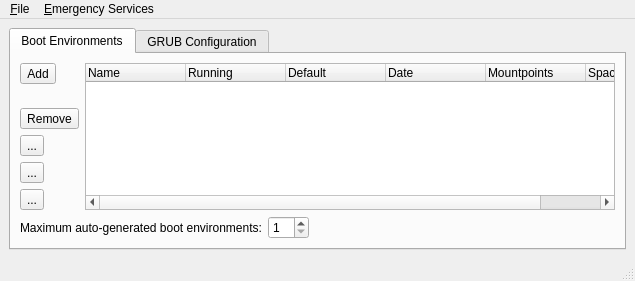
<?xml version="1.0" encoding="UTF-8"?>
<ui version="4.0">
 <class>mainUI</class>
 <widget class="QMainWindow" name="mainUI">
  <property name="geometry">
   <rect>
    <x>0</x>
    <y>0</y>
    <width>635</width>
    <height>281</height>
   </rect>
  </property>
  <property name="windowTitle">
   <string>PC-BSD Bootup Configuration</string>
  </property>
  <property name="windowIcon">
   <iconset resource="pc-bootconfig.qrc">
    <normaloff>:/pc-bootconfig.png</normaloff>:/pc-bootconfig.png</iconset>
  </property>
  <widget class="QWidget" name="centralwidget">
   <layout class="QVBoxLayout" name="verticalLayout">
    <item>
     <widget class="QTabWidget" name="tabWidget">
      <property name="currentIndex">
       <number>0</number>
      </property>
      <widget class="QWidget" name="tab_BE">
       <attribute name="title">
        <string>Boot Environments</string>
       </attribute>
       <layout class="QVBoxLayout" name="verticalLayout_3">
        <item>
         <layout class="QHBoxLayout" name="horizontalLayout">
          <item>
           <layout class="QVBoxLayout" name="verticalLayout_2">
            <item>
             <widget class="QToolButton" name="tool_BEadd">
              <property name="statusTip">
               <string>Create a new boot environment</string>
              </property>
              <property name="text">
               <string>Add</string>
              </property>
              <property name="icon">
               <iconset resource="pc-bootconfig.qrc">
                <normaloff>:/icons/plus.png</normaloff>:/icons/plus.png</iconset>
              </property>
             </widget>
            </item>
            <item>
             <spacer name="verticalSpacer">
              <property name="orientation">
               <enum>Qt::Vertical</enum>
              </property>
              <property name="sizeHint" stdset="0">
               <size>
                <width>20</width>
                <height>40</height>
               </size>
              </property>
             </spacer>
            </item>
            <item>
             <widget class="QToolButton" name="tool_BErem">
              <property name="statusTip">
               <string>Remove the currently selected boot environment</string>
              </property>
              <property name="text">
               <string>Remove</string>
              </property>
              <property name="icon">
               <iconset resource="pc-bootconfig.qrc">
                <normaloff>:/icons/minus.png</normaloff>:/icons/minus.png</iconset>
              </property>
             </widget>
            </item>
            <item>
             <widget class="QToolButton" name="tool_BEcp">
              <property name="statusTip">
               <string>Make a copy of the selected boot environment</string>
              </property>
              <property name="text">
               <string>...</string>
              </property>
              <property name="icon">
               <iconset resource="pc-bootconfig.qrc">
                <normaloff>:/icons/copy.png</normaloff>:/icons/copy.png</iconset>
              </property>
             </widget>
            </item>
            <item>
             <widget class="QToolButton" name="tool_BEmv">
              <property name="statusTip">
               <string>Rename the currently selected boot environment</string>
              </property>
              <property name="text">
               <string>...</string>
              </property>
              <property name="icon">
               <iconset resource="pc-bootconfig.qrc">
                <normaloff>:/icons/rename.png</normaloff>:/icons/rename.png</iconset>
              </property>
             </widget>
            </item>
            <item>
             <widget class="QToolButton" name="tool_BEactivate">
              <property name="statusTip">
               <string>Activate the selected boot environment to be used as the default during bootup</string>
              </property>
              <property name="text">
               <string>...</string>
              </property>
              <property name="icon">
               <iconset resource="pc-bootconfig.qrc">
                <normaloff>:/icons/star.png</normaloff>:/icons/star.png</iconset>
              </property>
             </widget>
            </item>
           </layout>
          </item>
          <item>
           <widget class="QTreeWidget" name="tree_BE">
            <property name="indentation">
             <number>0</number>
            </property>
            <attribute name="headerDefaultSectionSize">
             <number>100</number>
            </attribute>
            <column>
             <property name="text">
              <string>Name</string>
             </property>
            </column>
            <column>
             <property name="text">
              <string>Running</string>
             </property>
            </column>
            <column>
             <property name="text">
              <string>Default</string>
             </property>
            </column>
            <column>
             <property name="text">
              <string>Date</string>
             </property>
            </column>
            <column>
             <property name="text">
              <string>Mountpoints</string>
             </property>
            </column>
            <column>
             <property name="text">
              <string>Space</string>
             </property>
            </column>
           </widget>
          </item>
         </layout>
        </item>
        <item>
         <layout class="QHBoxLayout" name="horizontalLayout_7">
          <item>
           <widget class="QLabel" name="label_4">
            <property name="text">
             <string>Maximum auto-generated boot environments:</string>
            </property>
           </widget>
          </item>
          <item>
           <widget class="QSpinBox" name="spin_maxbe">
            <property name="minimum">
             <number>1</number>
            </property>
            <property name="maximum">
             <number>10</number>
            </property>
           </widget>
          </item>
          <item>
           <spacer name="horizontalSpacer_3">
            <property name="orientation">
             <enum>Qt::Horizontal</enum>
            </property>
            <property name="sizeHint" stdset="0">
             <size>
              <width>40</width>
              <height>20</height>
             </size>
            </property>
           </spacer>
          </item>
         </layout>
        </item>
       </layout>
      </widget>
      <widget class="QWidget" name="tab_GRUB">
       <attribute name="title">
        <string>GRUB Configuration</string>
       </attribute>
       <layout class="QHBoxLayout" name="horizontalLayout_5">
        <item>
         <widget class="QGroupBox" name="group_GRUBsettings">
          <property name="title">
           <string>Settings</string>
          </property>
          <layout class="QFormLayout" name="formLayout">
           <item row="3" column="0">
            <widget class="QLabel" name="label_3">
             <property name="text">
              <string>Timer</string>
             </property>
            </widget>
           </item>
           <item row="3" column="1">
            <widget class="QSpinBox" name="spin_GRUBtimer">
             <property name="statusTip">
              <string>Amount of time before the default option is started (0 deactivates automatic booting)</string>
             </property>
             <property name="suffix">
              <string> seconds</string>
             </property>
             <property name="minimum">
              <number>0</number>
             </property>
            </widget>
           </item>
           <item row="2" column="0">
            <widget class="QLabel" name="label_2">
             <property name="text">
              <string>Font File</string>
             </property>
            </widget>
           </item>
           <item row="2" column="1">
            <layout class="QHBoxLayout" name="horizontalLayout_3">
             <item>
              <widget class="QLineEdit" name="line_GRUBfontfile">
               <property name="statusTip">
                <string>Font file for GRUB to use</string>
               </property>
              </widget>
             </item>
             <item>
              <widget class="QToolButton" name="tool_GRUBfontfile">
               <property name="statusTip">
                <string>Select a font file for GRUB</string>
               </property>
               <property name="text">
                <string>...</string>
               </property>
               <property name="icon">
                <iconset resource="pc-bootconfig.qrc">
                 <normaloff>:/icons/folder.png</normaloff>:/icons/folder.png</iconset>
               </property>
              </widget>
             </item>
            </layout>
           </item>
           <item row="4" column="1">
            <widget class="QCheckBox" name="check_GRUBshowcountdown">
             <property name="statusTip">
              <string>Display the GRUB menu during the countdown</string>
             </property>
             <property name="text">
              <string>Show Timer Countdown</string>
             </property>
            </widget>
           </item>
           <item row="1" column="0">
            <widget class="QLabel" name="label">
             <property name="text">
              <string>Theme File</string>
             </property>
            </widget>
           </item>
           <item row="1" column="1">
            <layout class="QHBoxLayout" name="horizontalLayout_2">
             <item>
              <widget class="QLineEdit" name="line_GRUBthemefile">
               <property name="statusTip">
                <string>Theme file for GRUB to use</string>
               </property>
              </widget>
             </item>
             <item>
              <widget class="QToolButton" name="tool_GRUBthemefile">
               <property name="statusTip">
                <string>Select a theme file for GRUB</string>
               </property>
               <property name="text">
                <string>...</string>
               </property>
               <property name="icon">
                <iconset resource="pc-bootconfig.qrc">
                 <normaloff>:/icons/folder.png</normaloff>:/icons/folder.png</iconset>
               </property>
              </widget>
             </item>
            </layout>
           </item>
           <item row="0" column="0" colspan="2">
            <layout class="QHBoxLayout" name="horizontalLayout_6">
             <item>
              <widget class="QToolButton" name="tool_GRUBsavedefaults">
               <property name="statusTip">
                <string>Save the current settings configuration</string>
               </property>
               <property name="text">
                <string>...</string>
               </property>
               <property name="icon">
                <iconset resource="pc-bootconfig.qrc">
                 <normaloff>:/icons/save.png</normaloff>:/icons/save.png</iconset>
               </property>
              </widget>
             </item>
             <item>
              <widget class="QToolButton" name="tool_GRUBresetdefaults">
               <property name="statusTip">
                <string>Re-load the GRUB settings</string>
               </property>
               <property name="text">
                <string>...</string>
               </property>
               <property name="icon">
                <iconset resource="pc-bootconfig.qrc">
                 <normaloff>:/icons/sync.png</normaloff>:/icons/sync.png</iconset>
               </property>
              </widget>
             </item>
             <item>
              <spacer name="horizontalSpacer_2">
               <property name="orientation">
                <enum>Qt::Horizontal</enum>
               </property>
               <property name="sizeHint" stdset="0">
                <size>
                 <width>40</width>
                 <height>20</height>
                </size>
               </property>
              </spacer>
             </item>
            </layout>
           </item>
          </layout>
         </widget>
        </item>
        <item>
         <widget class="Line" name="line">
          <property name="orientation">
           <enum>Qt::Vertical</enum>
          </property>
         </widget>
        </item>
        <item>
         <widget class="QGroupBox" name="group_GRUBentries">
          <property name="title">
           <string>Custom Entries</string>
          </property>
          <layout class="QVBoxLayout" name="verticalLayout_4">
           <item>
            <layout class="QHBoxLayout" name="horizontalLayout_4">
             <item>
              <widget class="QToolButton" name="tool_GRUBsaveentries">
               <property name="statusTip">
                <string>Save the current entry configuration</string>
               </property>
               <property name="text">
                <string>...</string>
               </property>
               <property name="icon">
                <iconset resource="pc-bootconfig.qrc">
                 <normaloff>:/icons/save.png</normaloff>:/icons/save.png</iconset>
               </property>
              </widget>
             </item>
             <item>
              <widget class="QToolButton" name="tool_GRUBresetentries">
               <property name="statusTip">
                <string>Re-load the GRUB entries file</string>
               </property>
               <property name="text">
                <string>...</string>
               </property>
               <property name="icon">
                <iconset resource="pc-bootconfig.qrc">
                 <normaloff>:/icons/sync.png</normaloff>:/icons/sync.png</iconset>
               </property>
              </widget>
             </item>
             <item>
              <spacer name="horizontalSpacer">
               <property name="orientation">
                <enum>Qt::Horizontal</enum>
               </property>
               <property name="sizeHint" stdset="0">
                <size>
                 <width>40</width>
                 <height>20</height>
                </size>
               </property>
              </spacer>
             </item>
             <item>
              <widget class="QToolButton" name="tool_add_custom">
               <property name="text">
                <string notr="true"/>
               </property>
               <property name="icon">
                <iconset resource="pc-bootconfig.qrc">
                 <normaloff>:/icons/add.png</normaloff>:/icons/add.png</iconset>
               </property>
               <property name="popupMode">
                <enum>QToolButton::InstantPopup</enum>
               </property>
              </widget>
             </item>
            </layout>
           </item>
           <item>
            <widget class="QPlainTextEdit" name="text_GRUBentries"/>
           </item>
          </layout>
         </widget>
        </item>
       </layout>
      </widget>
     </widget>
    </item>
   </layout>
  </widget>
  <widget class="QMenuBar" name="menubar">
   <property name="geometry">
    <rect>
     <x>0</x>
     <y>0</y>
     <width>635</width>
     <height>20</height>
    </rect>
   </property>
   <widget class="QMenu" name="menuFile">
    <property name="title">
     <string>&amp;File</string>
    </property>
    <addaction name="actionClose"/>
   </widget>
   <widget class="QMenu" name="menuAdvanced">
    <property name="title">
     <string>&amp;Emergency Services</string>
    </property>
    <addaction name="action_rebuildGRUBmenu"/>
    <addaction name="action_restoreGRUBdefaults"/>
   </widget>
   <addaction name="menuFile"/>
   <addaction name="menuAdvanced"/>
  </widget>
  <widget class="QStatusBar" name="statusbar"/>
  <action name="actionClose">
   <property name="icon">
    <iconset resource="pc-bootconfig.qrc">
     <normaloff>:/icons/close.png</normaloff>:/icons/close.png</iconset>
   </property>
   <property name="text">
    <string>&amp;Close</string>
   </property>
  </action>
  <action name="action_rebuildGRUBmenu">
   <property name="icon">
    <iconset resource="pc-bootconfig.qrc">
     <normaloff>:/icons/gear.png</normaloff>:/icons/gear.png</iconset>
   </property>
   <property name="text">
    <string>Re&amp;build GRUB Menu</string>
   </property>
  </action>
  <action name="action_restoreGRUBdefaults">
   <property name="icon">
    <iconset resource="pc-bootconfig.qrc">
     <normaloff>:/icons/undo.png</normaloff>:/icons/undo.png</iconset>
   </property>
   <property name="text">
    <string>&amp;Restore GRUB Defaults</string>
   </property>
  </action>
 </widget>
 <resources>
  <include location="pc-bootconfig.qrc"/>
 </resources>
 <connections/>
</ui>
